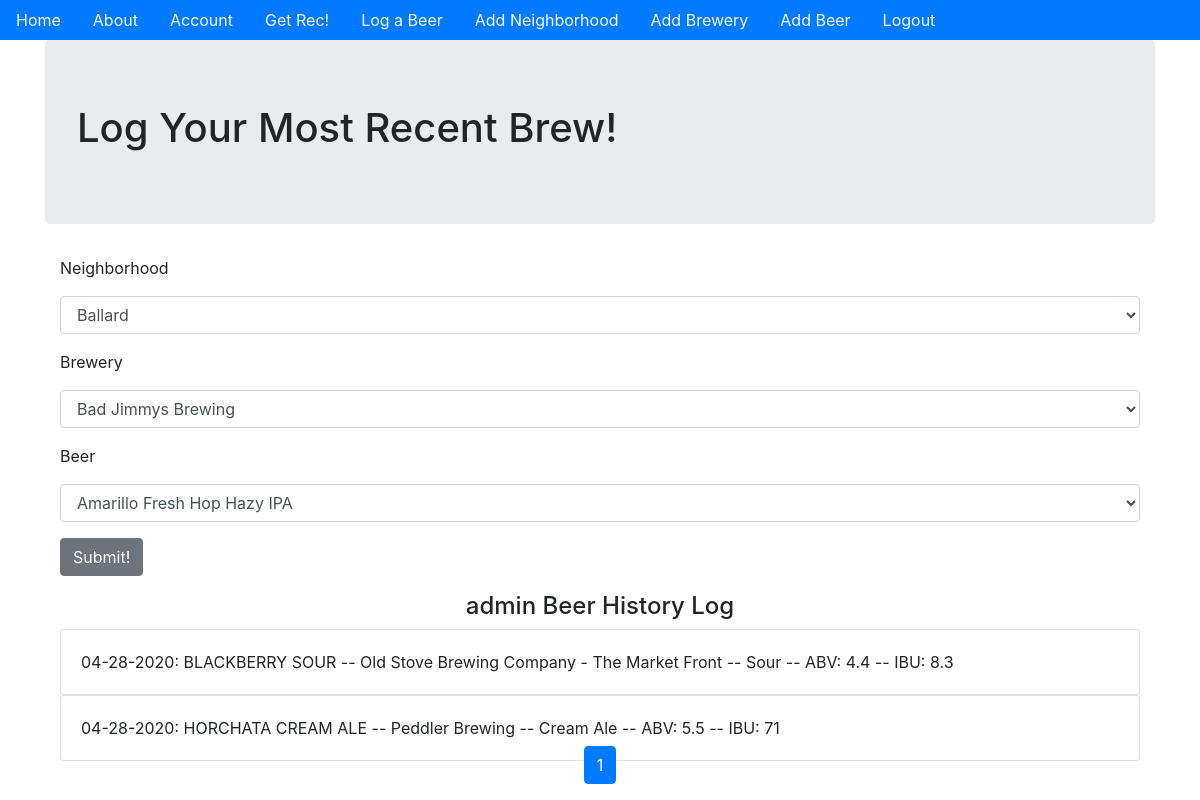
Before: /log_item (signed in) with the older database file.
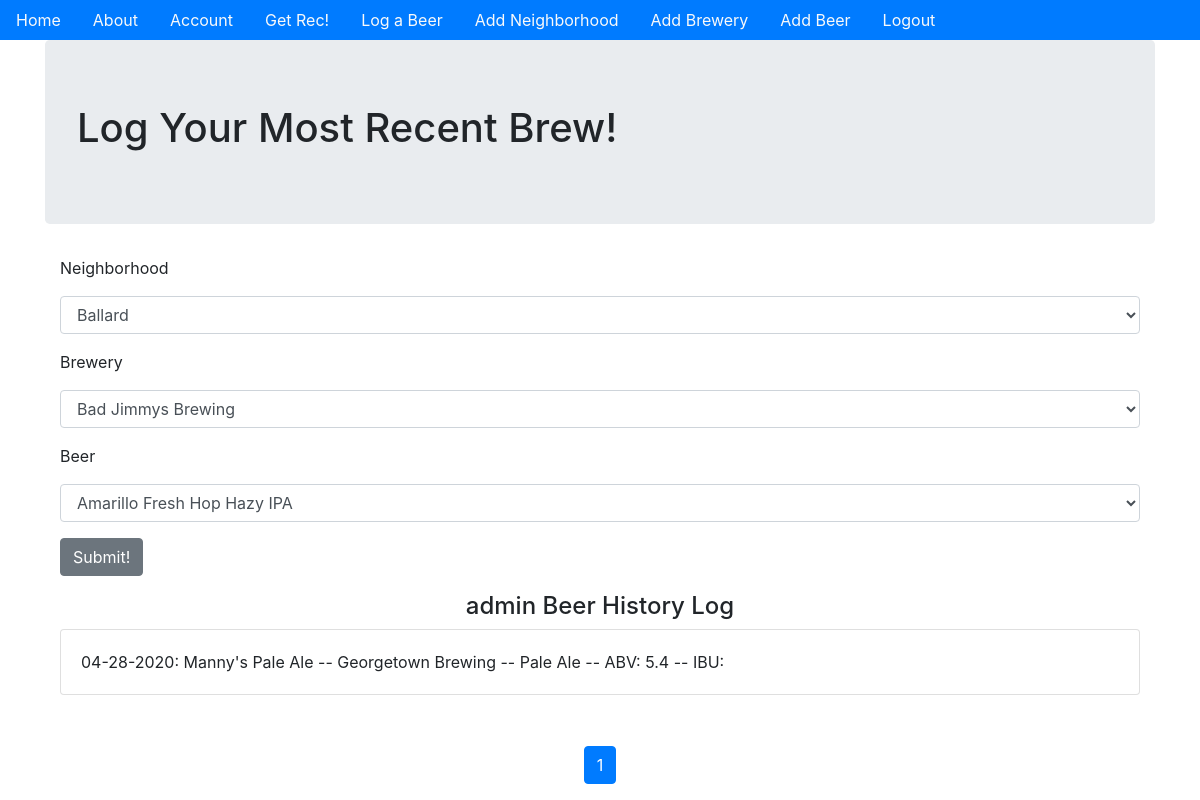
After: the same page with the newer database file.
### beer_app/models.py (models this page shows, shortened)
class User(db.Model, UserMixin):
    __tablename__ = 'users'
    id = db.Column(db.Integer, primary_key=True)
    profile_image = db.Column(
        db.String(64), nullable=False, default='default_profile.png')
    email = db.Column(db.String(64), unique=True, index=True)
    username = db.Column(db.String(64), unique=True, index=True)
    password_hash = db.Column(db.String(128))
    transactions = db.relationship('Log', backref='user', lazy='dynamic')
    recommendations = db.relationship(
        'Rec', backref='user', lazy='dynamic')

class Log(db.Model):
    __tablename__ = 'transactions'
    users = db.relationship(User)
    items = db.relationship(Item)
    id = db.Column(db.Integer, primary_key=True)
    user_id = db.Column(db.Integer, db.ForeignKey('users.id'), nullable=False)
    item_id = db.Column(db.Integer, db.ForeignKey('items.id'), nullable=False)
    date = db.Column(db.DateTime, nullable=False, default=datetime.utcnow)
    def __repr__(self):
        return f"{self.date.strftime('%m-%d-%Y')}: {Item.query.filter_by(id=self.item_id).first()}"

class Item(db.Model):
    __tablename__ = 'items'
    locations = db.relationship(Location)
    id = db.Column(db.Integer, primary_key=True)
    name = db.Column(db.String(64), nullable=False, index=True)
    style = db.Column(db.String(64), nullable=False, index=True)
    abv = db.Column(db.String(4), nullable=False, index=True)
    ibu = db.Column(db.String(3), index=True)
    location_id = db.Column(db.Integer, db.ForeignKey(
        'locations.id'), nullable=False)
    def __repr__(self):
        return f"{self.name} -- {self.locations.name} -- {self.style} -- ABV: {self.abv} -- IBU: {self.ibu}"

class Location(db.Model):
    __tablename__ = 'locations'
    zones = db.relationship(Zone)
    id = db.Column(db.Integer, primary_key=True)
    name = db.Column(db.String(64), index=True)
    address = db.Column(db.String(64))
    phone = db.Column(db.String(10))
    website = db.Column(db.String(64))
    zone_id = db.Column(db.Integer, db.ForeignKey('zones.id'), nullable=False)
    items = db.relationship('Item', backref='location')

### beer_app/actions/views.py (the view)
@actions.route('/log_item', methods=['GET', 'POST'])
@login_required
def log_item():
    form = LogActionForm()
    form.zone.choices = [(zone.id, zone.name)
                         for zone
                         in Zone.query.order_by('name')]
    form.loc.choices = [(loc.id, loc.name)
                        for loc
                        in Location.query.order_by('name')]
    form.item.choices = [(item.id, item.name)
                         for item
                         in Item.query.order_by('location_id')]
    if form.validate_on_submit():
        transaction = Log(user_id=current_user.id,
                          item_id=form.item.data)
        db.session.add(transaction)
        db.session.commit()
        return redirect(url_for('actions.log_item'))
    page = request.args.get('page', 1, type=int)
    user_post_log = Log.query.filter_by(user_id=current_user.id).order_by(
        Log.date.desc()).paginate(page=page, per_page=3)
    return render_template('log_item.html', form=form, user_post_log=user_post_log)

### beer_app/actions/forms.py
class LogActionForm(RecActionForm):
    item = SelectField('Beer', coerce=int, validators=[DataRequired()])

### beer_app/models.py (called while the page is built)
@login_manager.user_loader
def load_user(user_id):
    return User.query.get(user_id)

### beer_app/templates/log_item.html (shortened to what this page needs)
{% extends "base.html" %}
{% block content %}
<div class='jumbotron'>
    <h1>Log Your Most Recent Brew!</h1>
</div>
<div class='container'>
    <form method="POST" action="" enctype="multipart/form-data">
        <div class='form-group'>
            {{form.zone.label(class='form-group')}}
            {{form.zone(class='form-control')}}
        </div>
        <div class='form-group'>
            {{form.loc.label(class='form-group')}}
            {{form.loc(class='form-control')}}
        </div>
        <div class='form-group'>
            {{form.item.label(class='form-group')}}
            {{form.item(class='form-control')}}
        </div>
        <div class='form-group'>
            {{form.submit(class='btn btn-secondary')}}
        </div>
    </form>
</div>
{% if user_post_log.items %}
<div class='container'>
    <h4 style='text-align:center'> {{current_user.username}} Beer History Log</h4>
    {% for post in user_post_log.items %}
    <div class='card'>
        <div class='card-body'>
            {{post}}
        </div>
    </div>
    {% endfor %}
</div>
<div class="fixed-bottom">
    <nav aria-label='User Post Log'>
        <ul class='pagination sticky-bottom justify-content-center'>
            {% for page_num in user_post_log.iter_pages(left_edge=1,
                                                                                        right_edge=1,
                                                                                        left_current=5,
                                                                                        right_current=5) %}
            {% if user_post_log.page == page_num %}
            <li class='page-item active' aria-current="page">
                <span class="page-link" href="{{url_for('actions.log_item',page=page_num)}}">{{page_num}}
                </span>
            </li>
            {% else %}
            <li class='page-item'>
                <a class='page-link' href="{{url_for('actions.log_item',page=page_num)}}">{{page_num}}</a>
            </li>
            {% endif %}
            {% endfor %}
        </ul>
    </nav>
</div>
{% endif %}
{% endblock %}

### beer_app/templates/base.html (shortened to what this page needs)
<!DOCTYPE html>
<html lang="en" dir='ltr'>
<head>
    <link rel="stylesheet" href="https://stackpath.bootstrapcdn.com/bootstrap/4.4.1/css/bootstrap.min.css"
>
</head>
<body>
    <ul class='nav sticky-top bg-primary'>
        <li class='nav-link'>
            <a class='text-light' href="{{url_for('core.index')}}">Home</a>
        </li>
        <li class='nav-link'>
            <a class='text-light' href="{{url_for('core.info')}}">About</a>
        </li>
        {% if current_user.is_authenticated %}
        <li class='nav-link'>
            <a class='text-light' href="{{url_for('users.account')}}">Account</a>
        </li>
        <li class='nav-link'>
            <a class='text-light' href="{{url_for('actions.get_rec')}}">Get Rec!</a>
        </li>
        <li class='nav-link'>
            <a class='text-light' href="{{url_for('actions.log_item')}}">Log a Beer</a>
        </li>
        {% if current_user.username=='admin' %}
        <li class='nav-link'>
            <a class='text-light' href="{{url_for('update.add_zone_form')}}">Add Neighborhood</a>
        </li>
        <li class='nav-link'>
            <a class='text-light' href="{{url_for('update.add_location_form')}}">Add Brewery</a>
        </li>
        <li class='nav-link'>
            <a class='text-light' href="{{url_for('update.add_item_form')}}">Add Beer</a>
        </li>
        {% endif %}
        <li class='nav-link'>
            <a class='text-light' href="{{url_for('users.logout')}}">Logout</a>
        </li>
        {% endif %}
    </ul>
    <div class='container'>
        {% block content %}
        {% endblock %}
    </div>
</body>
</html>

Changed rows visible on the page:
removed Log: date+item "04-28-2020: BLACKBERRY SOUR -- Old Stove Brewing Company - The Market Front -- Sour -- ABV: 4.4 -- IBU: 8.3"
changed Log: date+item "04-28-2020: HORCHATA CREAM ALE -- Peddler Brewing -- Cream Ale -- ABV: 5.5 -- IBU: 71" → "04-28-2020: Manny's Pale Ale -- Georgetown Brewing -- Pale Ale -- ABV: 5.4 -- IBU:"
